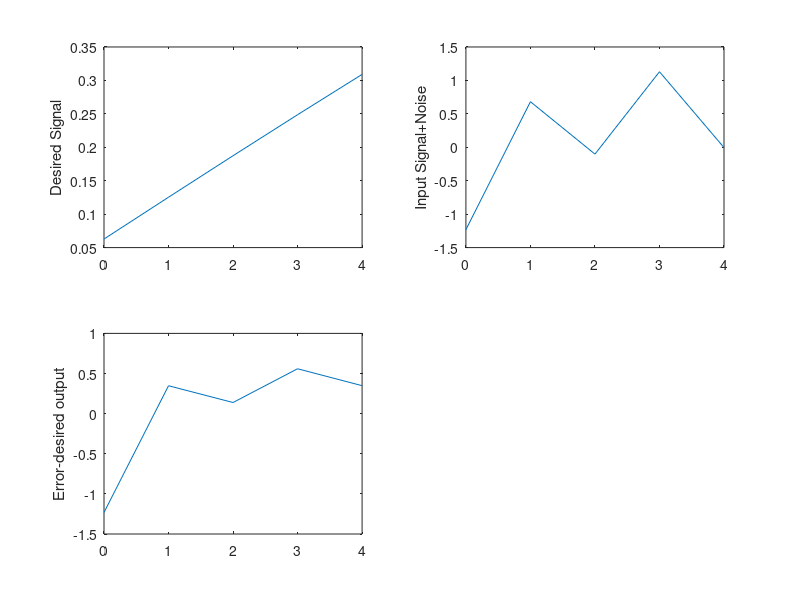

Recreate this plot in MATLAB.
N=input('length of sequence N = ');
t=[0:N-1];
M=10
w0=1;  w1=10; 
d=sin(2*pi*[1:N]*w0./100);          
n=randn(1,N);
x=d+n;
w=zeros(M,1); 
a=zeros(M,1);
lambda=0.98;
delta=0.9988;
p=(power(delta,-1))*eye(M,M);
for i=1:N
  for k=M:-1:2
 a(k)=a(k-1);
  end;
  a(1)=n(i)
  pi=p*a;
  k=pi./(lambda+a'*pi);
  e(i) = x(i) -w'*a;  
 w = w + k*e(i);
 p=power(lambda,-1)*p-power(lambda,-1)*(k'*a)'*p;
   end;
subplot(221),plot(t,d),ylabel('Desired Signal'),
subplot(222),plot(t,x),ylabel('Input Signal+Noise'),
subplot(223),plot(t,e),ylabel('Error-desired output');
NF=10*log10(sum((var(x))/(var(e))));